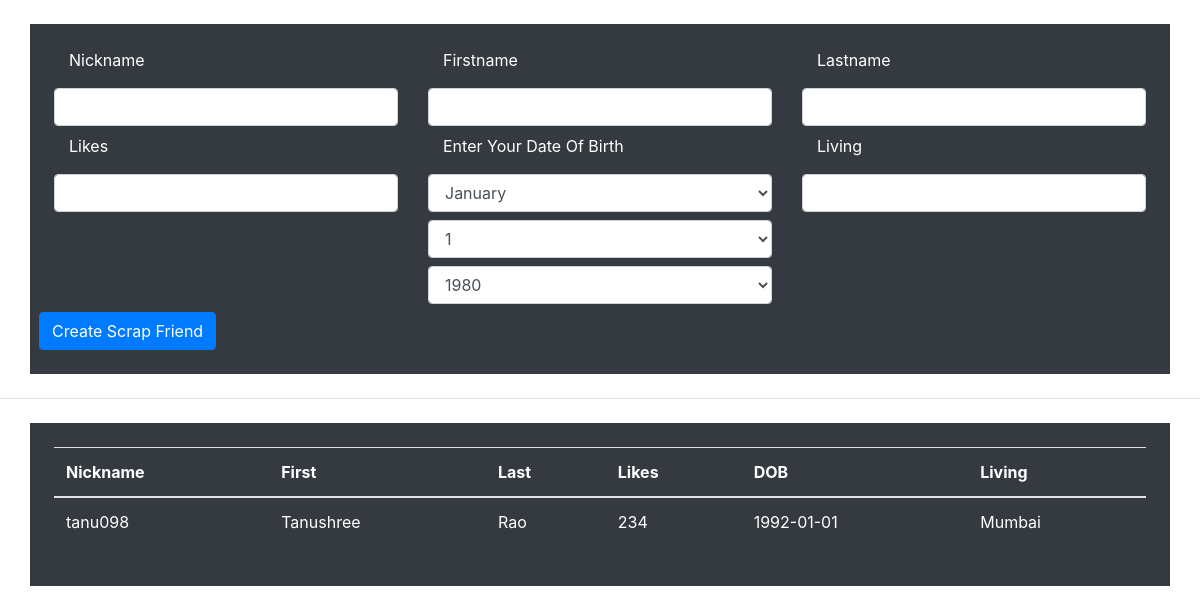
Before: / with the older database file.
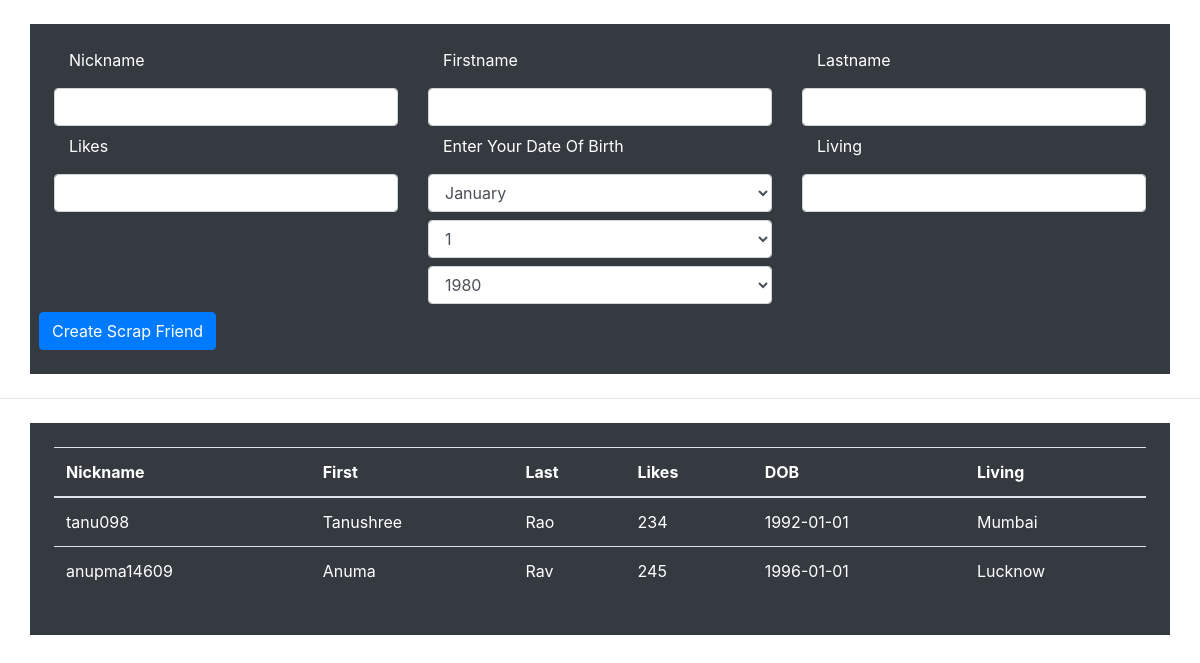
After: the same page with the newer database file.
### ajaxapp/models.py (models this page shows, shortened)
class ScrapFriend(models.Model):
    nickname = models.CharField(max_length=100, unique=True)
    firstname = models.CharField(max_length=100)
    lastname = models.CharField(max_length=100)
    likes = models.CharField(max_length=250)
    dob = models.DateField(auto_now=False, auto_now_add=False)
    living = models.CharField(max_length=150, null=True, blank=True)

### ajaxapp/views.py (the view, shortened to what this page needs)
# urls.py: path('', ScrapFriendView.as_view(), name='scrapfriend_view'),
class ScrapFriendView(View):
    form_class = ScrapFriendForm
    template_name = "ajaxapp/home.html"
    def get(self, *args, **kwargs):
        form = self.form_class()
        friends = ScrapFriend.objects.all()
        return render(self.request, self.template_name, {
            'form':form, "friends":friends
        })

### ajaxapp/forms.py
class ScrapFriendForm(forms.ModelForm):
    dob = forms.DateField(
        label = "Enter Your Date Of Birth",
        widget=forms.SelectDateWidget(years=range(1980, datetime.date.today().year-5))
    )
    def __init__(self, *args, **kwargs):
        super(ScrapFriendForm, self).__init__(*args, **kwargs)
        for name in self.fields.keys():
            self.fields[name].widget.attrs.update({
                'class':'form-control my-2',
            })
    class Meta:
        model = ScrapFriend
        fields = ("__all__")

### ajaxapp/templates/ajaxapp/home.html (shortened to what this page needs)
{% extends 'base.html' %}
{% block content%}
<div class="container my-4 bg-dark p-4 text-white">
<form id="scrapfriend">
    <div class="row">
        {% for field in form %}
        <div class="forg-group col-4">
            <label for="" class="col-12">{{field.label}}</label>
            {{field}}
        </div>
        {% endfor %}
        <input type="submit" class="btn btn-primary" value="Create Scrap Friend"/>
    </div>
</form>
</div>
<hr>
<div class="container my-4 bg-dark p-4 ">
    <table class="table text-white" id="scrap_table">
        <thead>
          <tr>
            <th scope="col">Nickname</th>
            <th scope="col">First</th>
            <th scope="col">Last</th>
            <th scope="col">Likes</th>
            <th scope="col">DOB</th>
            <th scope="col">Living</th>
          </tr>
        </thead>
        <tbody>
          {% for friend in friends %}
          <tr>
            <td>{{friend.nickname}}</td>
            <td>{{friend.firstname}}</td>
            <td>{{friend.lastname}}</td>
            <td>{{friend.likes}}</td>
            <td>{{friend.dob | date:"Y-m-d"}}</td>
            <td>{{friend.living}}</td>
          </tr>
          {% endfor %}
        </tbody>
      </table>
</div>
{% endblock content %}

### ajaxapp/templates/base.html (shortened to what this page needs)
<!DOCTYPE html>
<html lang="en">
<head>
    <link rel="stylesheet" href="https://cdnjs.cloudflare.com/ajax/libs/font-awesome/4.7.0/css/font-awesome.min.css">
    <link rel="stylesheet" href="https://maxcdn.bootstrapcdn.com/bootstrap/4.0.0/css/bootstrap.min.css">
</head>
<body>
    {% block content %}
    {% endblock content %}
</body>
</html>

Changed rows visible on the page:
added ScrapFriend: nickname "anupma14609", firstname "Anuma", lastname "Rav", likes "245", dob "1996-01-01", living "Lucknow"
